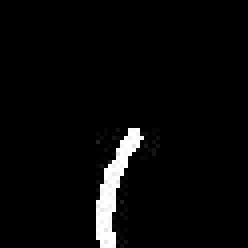
%> input picture MATLAB files/iTipCropped.jpg, 62 x 62 px (shown 4 times larger)
$ octave GuideWireTipTangent.m   (GNU Octave 9; MATLAB toolbox functions it lacks are replaced by stand-ins)
%> lines starting %> are read from the running program, lines starting %| are printed output that depends on the picture; in (x1, y1, x2, y2) boxes, pixels count from 0 and x2, y2 are one past the last pixel; in counts of white or black regions, pixels touching at a corner belong together; the program's own positions count from 1
clear all;clc;close all;
image = imread('iTipCropped.jpg');
%> image is the input picture: size 62x62 uint8; min 0, max 255, mean 8.7
image = im2bw(image, 0.7);
%> image: size 62x62 logical; 3.4% white; 1 white region, box (x1, y1, x2, y2) and area: (24, 32, 36, 62) 130
% image = flipdim(image,2);
% image = imrotate(image,270);
imshow(image)
hold on

line([0 70],[62-6.324 62-49.5],'color','white') %Works with only original
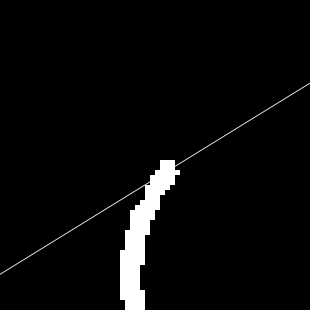
%> figure redrawn from the program's plot data; shown 5 times larger
%%
close all;
% Finding Left to Right first white pixel
i=1;
for y = 1:62 %y: Row
    for x = 1:62 %x: Column
        if image(y,x) == 1
            Xl(i) = x;
            Yl(i) = y;
            i = i+1;
            break
        end
    end
end
%> after the loop, Xl = 30 values, max 33 at index 1, min 25 at index 19, mean 27.37; Yl = 30 values from 33 to 62; i = 31
Yl = 62 - Yl;
%> Yl = 30 values, max 29 at index 1, min 0 at index 30, mean 14.5

figure;
subplot(1,4,1)
plot(Xl,Yl,'.');
title('Left Side of Image')
axis([0 61 0 61])
subplot(1,4,4)
imshow(image)
%%
% Finding Right to Left first white pixel
i=1;
for y = 1:62 %y: Row
    for x = 62:-1:1 %x: Column
        if image(y,x) == 1
            Xr(i) = x;
            Yr(i) = y;
            i = i+1;
            break
        end
    end
end
%> after the loop, Xr = 30 values, max 36 at index 3, min 28 at index 22, mean 30.7; Yr = 30 values from 33 to 62
Yr = 62 - Yr;
%> Yr has the same summary as Yl

subplot(1,4,2)
plot(Xr,Yr,'.');
title('Right Side of Image')
axis([0 61 0 61])

%%
% Finally getting the mid points
X = (Xl+Xr)/2;
%> X = 30 values, max 34 at index 1, min 26.5 at index 22, mean 29.03
Y = (Yl+Yr)/2;
%> Y has the same summary as Yl
subplot(1,4,3)
plot(X,Y,'.');
title('Skeletonized Image')
axis([0 61 0 61])
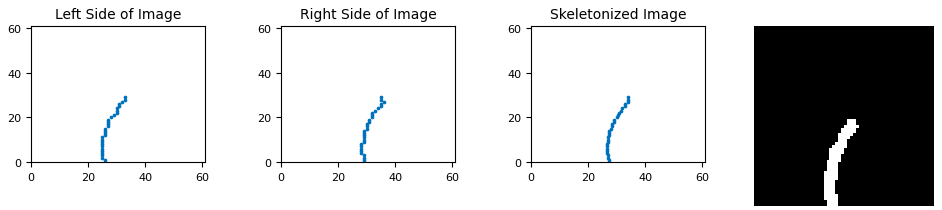
%> figure redrawn from the program's plot data, 4 panels


figure(2);

subplot(1,3,1)
plot(X,Y,'.');
axis([0 61 0 61])
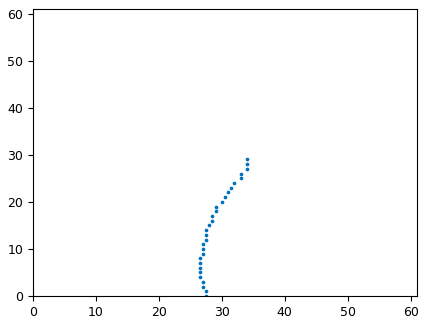
%> figure redrawn from the program's plot data

%%
% [7 lines of commented-out code are left out]
figure;
syms x
%> (this line was passed over: syms is not available in this run)
func = -0.3149*(x^2) + 22.03*x + -357.7;
ezplot(func, [26 34]);
%> (this line was passed over: ezplot is not available in this run)
hold on;
plot(X,Y,'.');
%%
% Drawing the tangent line
syms x;
%> (this line was passed over: syms is not available in this run)
func = -0.3149*(x^2) + 22.03*x + (-357.7);
% func = -0.3149*(x^2) + 17.65*x + (-219.5);
ezplot(func, [29 34]);
%> (this line was passed over: ezplot is not available in this run)
grid on;
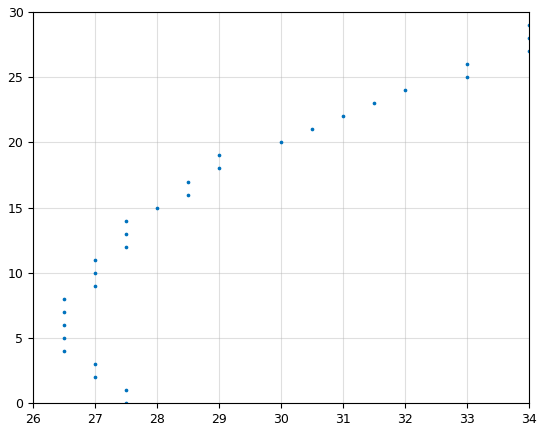
%> figure redrawn from the program's plot data
hold on;
d_func = diff(func,x);
syms x1
%> (this line was passed over: syms is not available in this run)
%> (the run ends here)
